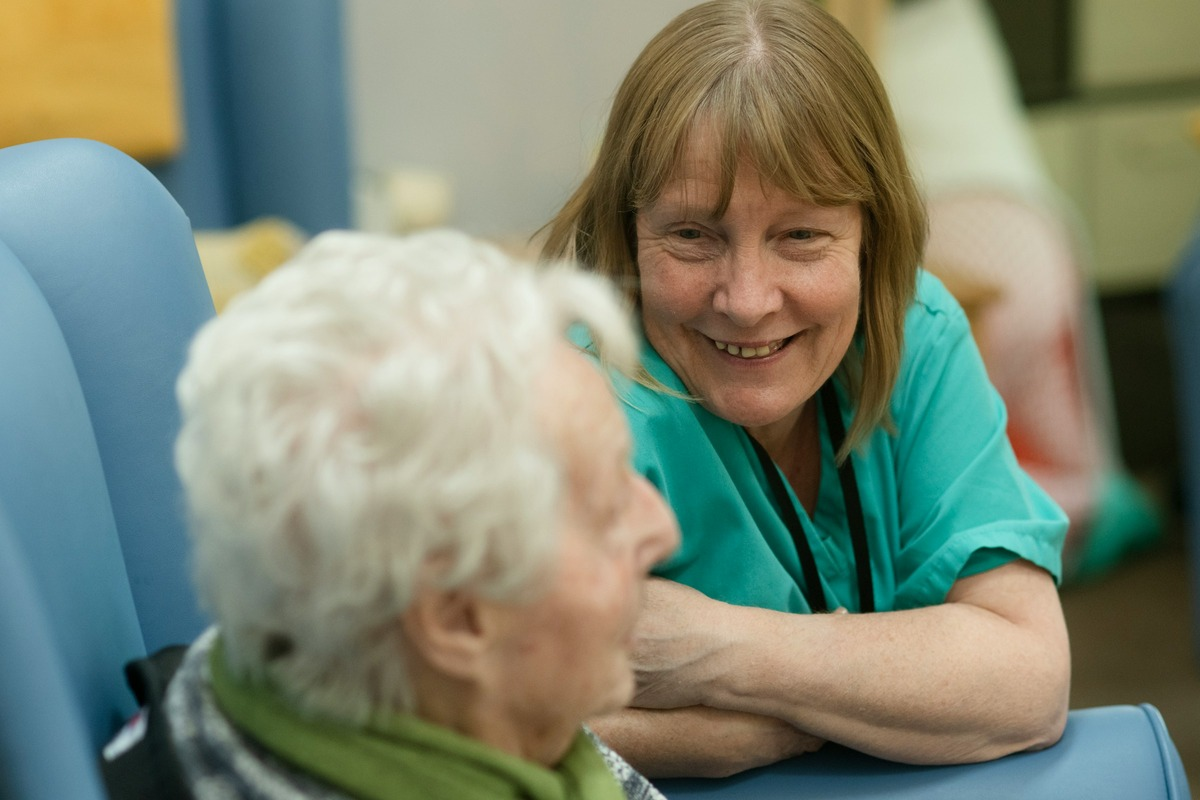
#> input picture blog-images/dementia-care-at-home/dementia-care-at-home-featured-no-text.jpg, 1200 x 800 px, given in place of couple.jpg, which was not available; the run also reads 1 picture not shown here
$ python vigrx.py ../../dementia-care-at-home out.png
#> lines starting #> are read from the running program, lines starting #| are printed output that depends on the picture; pictures that were not available may be replaced by others from this repository, and a replacement may not be noted
import sys
import numpy as np
from PIL import Image, ImageDraw, ImageFilter, ImageFont
from scipy import ndimage

D = sys.argv[1]
V = D + '/v/'
F = D + '/fonts/'
OUT = sys.argv[2]
W, H = 1200, 675
INK = (36, 40, 48)
RED = (187, 7, 14)
DEEP = (137, 8, 13)
BLUSH = (246, 211, 210)
PALE = (253, 236, 239)
BG = (241, 240, 236)
GREY = (92, 96, 106)
fB = lambda s: ImageFont.truetype(F + 'Poppins-Bold.ttf', s)
fX = lambda s: ImageFont.truetype(F + 'Poppins-ExtraBold.ttf', s)
fS = lambda s: ImageFont.truetype(F + 'Poppins-SemiBold.ttf', s)


def cutout(path, thr=14, trim=4):
    im = Image.open(path).convert('RGB')
    im = im.crop((trim, trim, im.width - trim, im.height - trim))
    a = np.asarray(im).astype(np.float32)
    dark = (255 - a).max(axis=2)
    m = ndimage.binary_closing(dark > thr, iterations=4)
    m = ndimage.binary_fill_holes(m)
    lab, n = ndimage.label(m)
    sizes = ndimage.sum(m, lab, range(1, n + 1))
    m = np.isin(lab, [i + 1 for i, v in enumerate(sizes) if v > sizes.max() * 0.02])
    alpha = ndimage.gaussian_filter(m.astype(np.float32), 0.8)
    o = Image.fromarray(np.dstack([a, alpha * 255]).astype(np.uint8), 'RGBA')
    return o.crop(o.getbbox())


def fit(o, h=None, w=None):
    sc = min(h / o.height if h else 9e9, w / o.width if w else 9e9)
    return o.resize((int(o.width * sc), int(o.height * sc)), Image.LANCZOS)


def soft(base, shape_fn, col, op=255, blur=0):
    m = Image.new('L', base.size, 0)
    shape_fn(ImageDraw.Draw(m), op)
    if blur:
        m = m.filter(ImageFilter.GaussianBlur(blur))
    lay = Image.new('RGBA', base.size, col + (255,))
    lay.putalpha(m)
    base.alpha_composite(lay)


def heartbeat(d, x0, x1, y, col=(176, 176, 172)):
    pts, x = [], x0
    mid = (x0 + x1) // 2
    for px in [x0, mid - 60, mid - 48, mid - 38, mid - 26, mid - 14, mid, x1]:
        pts.append(px)
    ys = [0, 0, 14, -34, 22, -8, 0, 0]
    d.line([(p, y + dy) for p, dy in zip(pts, ys)], fill=col, width=2, joint='curve')


def icon(d, kind, cx, cy, r=14):
    d.ellipse((cx - r, cy - r, cx + r, cy + r), outline=RED, width=3)
    if kind == 'check':
        d.line((cx - 6, cy, cx - 1, cy + 5, cx + 7, cy - 5), fill=RED, width=3, joint='curve')
    elif kind == 'plus':
        d.line((cx - 6, cy, cx + 6, cy), fill=RED, width=3)
        d.line((cx, cy - 6, cx, cy + 6), fill=RED, width=3)
    elif kind == 'heart':
        d.ellipse((cx - 7, cy - 6, cx, cy + 1), fill=RED)
        d.ellipse((cx, cy - 6, cx + 7, cy + 1), fill=RED)
        d.polygon([(cx - 7, cy - 1), (cx + 7, cy - 1), (cx, cy + 7)], fill=RED)


def chip(im, x, y, kind, text):
    d = ImageDraw.Draw(im)
    tw = d.textlength(text, font=fS(16))
    w = int(tw + 68)
    soft(im, lambda dd, op: dd.rounded_rectangle((x, y + 4, x + w, y + 48), 12, fill=op), INK, 40, 6)
    d = ImageDraw.Draw(im)
    d.rounded_rectangle((x, y, x + w, y + 44), 12, fill=(255, 255, 255), outline=(230, 226, 222), width=1)
    icon(d, kind, x + 24, y + 22, 12)
    d.text((x + 46, y + 10), text, font=fS(16), fill=INK)
    return w


# ---------- featured ----------
img = Image.new('RGBA', (W, H), BG + (255,))
ph = Image.open(V + 'ph/couple.jpg').convert('RGB')
#> ph is the input picture: PIL image 1200x800 RGB; mean R, G, B 124.4, 133, 114.7
pw = 1420
ph = ph.resize((pw, int(ph.height * pw / ph.width)), Image.LANCZOS)
#> ph: PIL image 1420x946 RGB
img.paste(ph, (W - pw + 200, (H - ph.height) // 2))
# warm wash over the photo so it sits in the brand palette, then fade to solid on the left
xx = np.arange(W, dtype=np.float32)
fade = np.clip((xx - 470) / 230, 0, 1)
alpha = ((1 - fade) * 255).astype(np.uint8)[None, :].repeat(H, 0)
ov = Image.new('RGBA', (W, H), BG + (255,))
ov.putalpha(Image.fromarray(alpha))
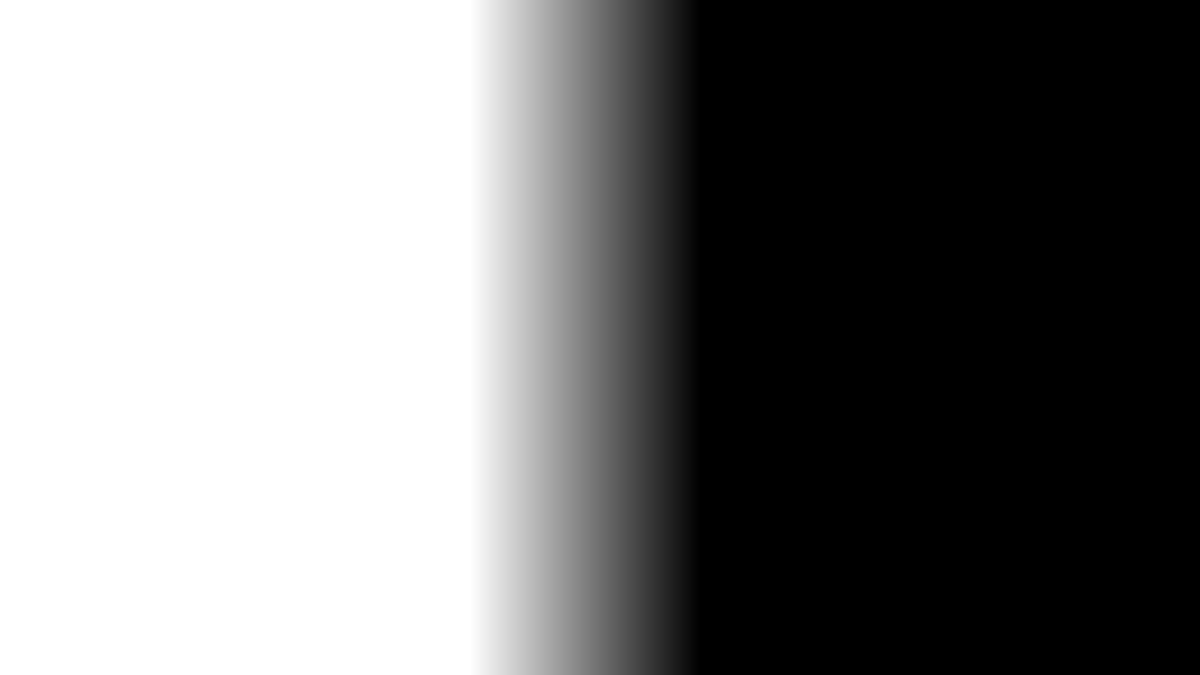
#> alpha: shape (675, 1200); min 0, max 255, mean 124.3
img.alpha_composite(ov)
wash = Image.new('RGBA', (W, H), (255, 250, 246, 40))
img.alpha_composite(wash)
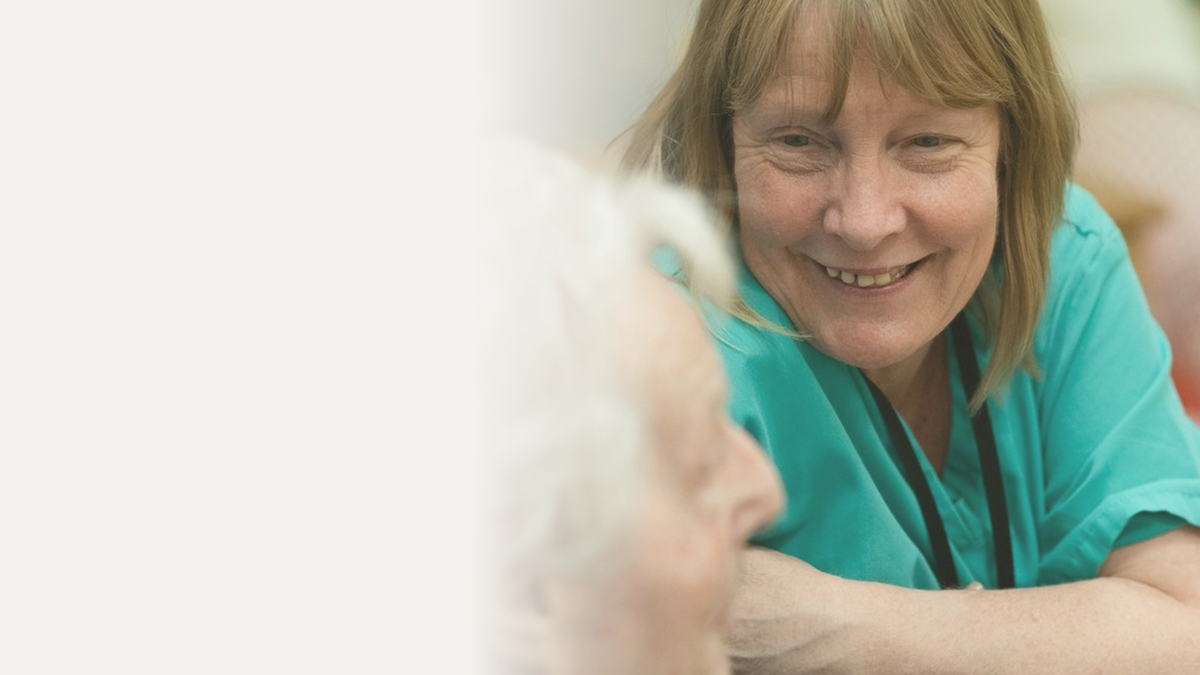
#> img: PIL image 1200x675 RGBA; mean R, G, B, A 192.8, 195.6, 183, 255

d = ImageDraw.Draw(img)
k = "MEN'S HEALTH GUIDE"
kf = fB(15)
kw = d.textlength(k, font=kf) + 6 * len(k) * 0.12
#> kw = 175.6
d.rounded_rectangle((56, 108, 56 + kw + 60, 144), 18, fill=BLUSH, outline=(232, 170, 170), width=1)
d.ellipse((74, 120, 86, 132), fill=RED)
x = 98
for ch in k:  # letter-spaced label
    d.text((x, 115), ch, font=kf, fill=DEEP)
    x += d.textlength(ch, font=kf) + 1.6
#> this loop made 18 passes
#> x on passes 1 to 12: 112.5, 123.6, 136.4, 142.2, 153.3, 159.6, 172.5, 183.6, 195.5, 205.4, 216.2, 229.1
#> after the loop, x = 291.5
y = 170
for line in ['How Do You Make', 'a Man Hard?']:
    d.text((54, y), line, font=fX(56), fill=INK)
    y += 70
#> after the loop, y = 310
d.text((58, y + 10), 'What Really Helps (UK Guide)', font=fS(26), fill=INK)
y += 76
#> y = 386
x = 56
for kind, t in [('heart', 'Arousal first'), ('check', 'Daily habits'), ('plus', 'When to see a GP')]:
    x += chip(img, x, y, kind, t) + 12
#> this loop made 3 passes
#> (tw in chip, w in chip, x) on passes 1 to 3: (96.11, 164, 232), (94.8, 162, 406), (142.3, 210, 628)
#> pass 1, in soft, `m = m.filter(ImageFilter.GaussianBlur(blur))`:
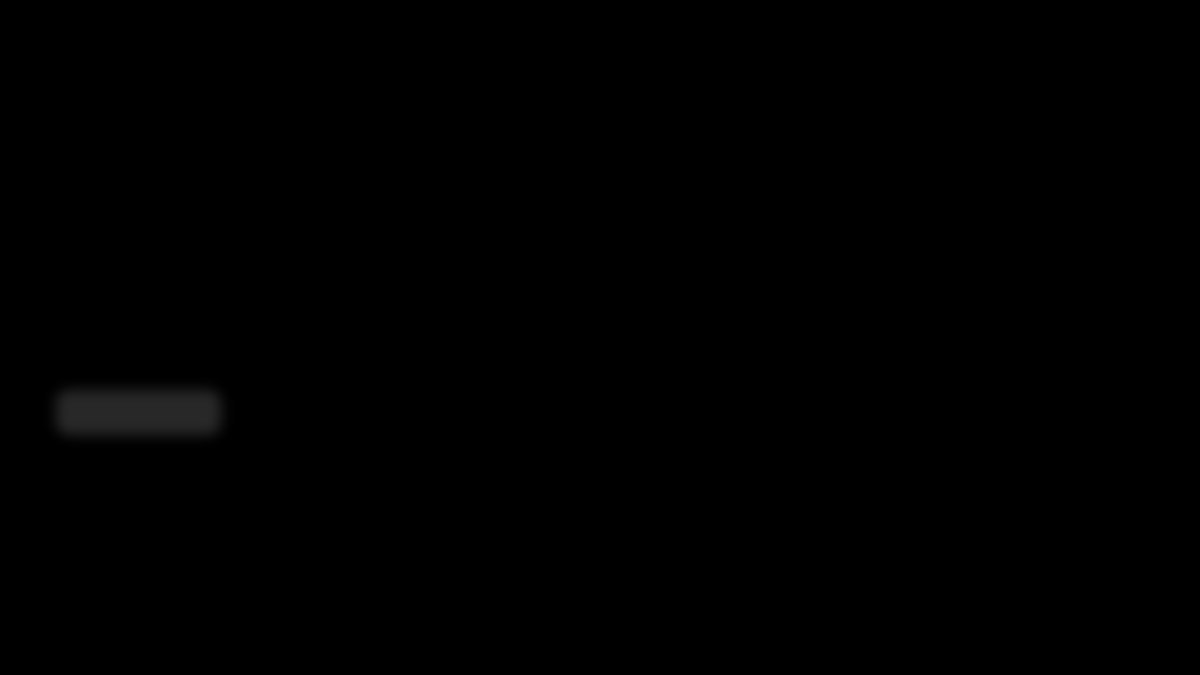
#> m: PIL image 1200x675 L; min 0, max 40, mean 0.4
#> pass 1, in soft, `lay = Image.new('RGBA', base.size, col + (255,))`:
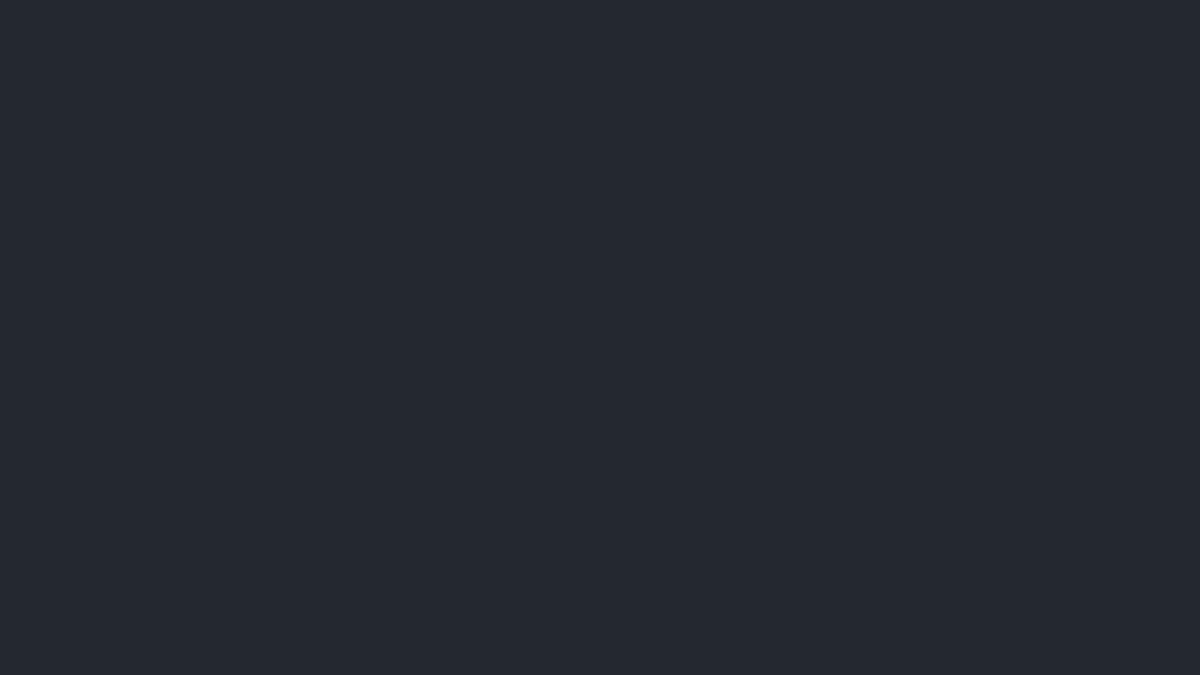
#> lay: PIL image 1200x675 RGBA; mean R, G, B, A 36, 40, 48, 255
#> after the loop:
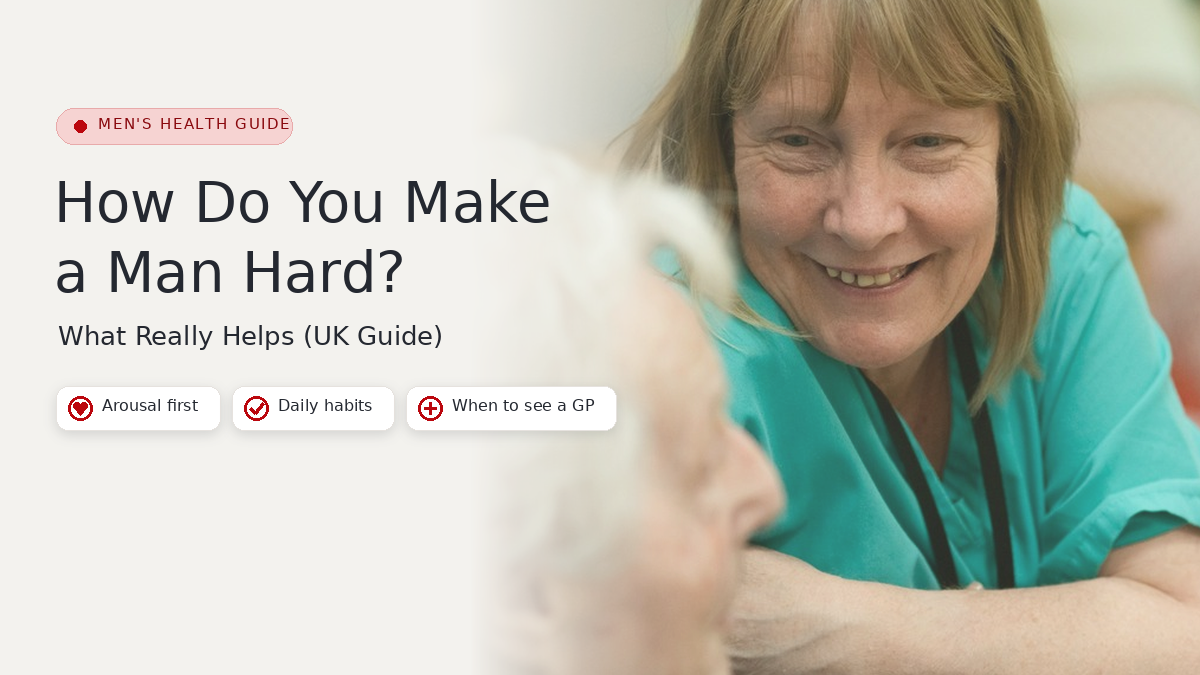
#> img: PIL image 1200x675 RGBA; mean R, G, B, A 189.7, 191.9, 179.8, 255
#> after the loop, x = 628
d = ImageDraw.Draw(img)
heartbeat(d, 0, 600, 500)

box = fit(cutout(V + 'prod/vp1.jpg'), w=250)
#> (the run stopped early here; a loop or call above may not have finished)
